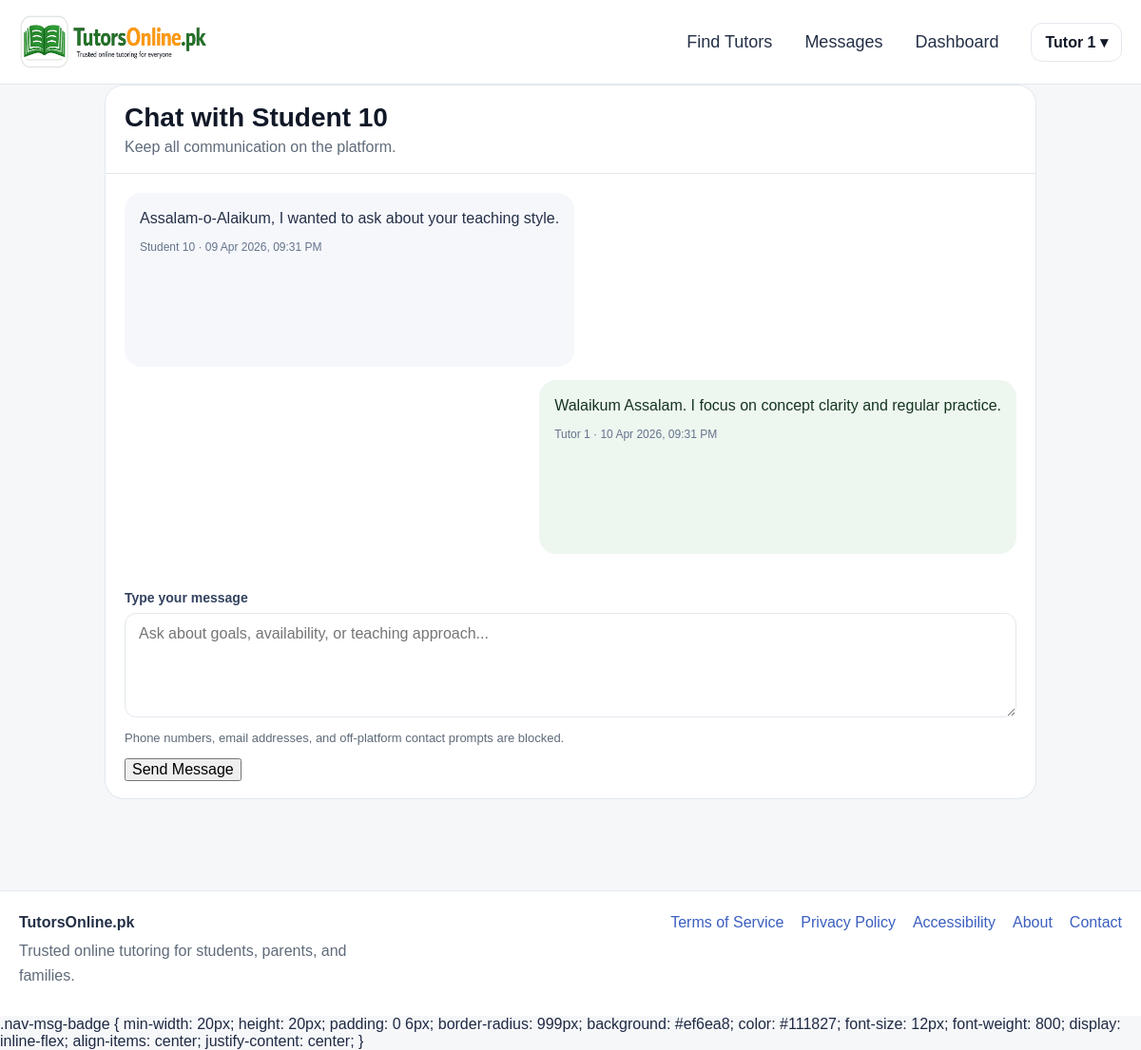
/messages/1 (signed in), run on the app's committed database.
### app.py (models this page shows, shortened)
class User(UserMixin, db.Model):
    id = db.Column(db.Integer, primary_key=True)
    email = db.Column(db.String(120), unique=True, nullable=False)
    password_hash = db.Column(db.String(255), nullable=False)
    role = db.Column(db.String(20), nullable=False, default="student")
    full_name = db.Column(db.String(120), nullable=False)
    public_name = db.Column(db.String(120), nullable=False)
    qualification = db.Column(db.String(120), default="")
    subjects = db.Column(db.String(255), default="")
    class_levels = db.Column(db.String(255), default="")
    experience_years = db.Column(db.Integer, default=0)
    bio = db.Column(db.Text, default="")
    degree_title = db.Column(db.String(255), default="")
    degree_major = db.Column(db.String(255), default="")
    degree_institution = db.Column(db.String(255), default="")
    degree_year = db.Column(db.String(50), default="")
    degree_grade = db.Column(db.String(50), default="")
    previous_path_choice = db.Column(db.String(50), default="")
    mphil_title = db.Column(db.String(255), default="")
    mphil_major = db.Column(db.String(255), default="")
    mphil_institution = db.Column(db.String(255), default="")
    mphil_year = db.Column(db.String(50), default="")
    mphil_grade = db.Column(db.String(50), default="")
    mphil_additional_note = db.Column(db.String(255), default="")
    masters_title = db.Column(db.String(255), default="")
    masters_major = db.Column(db.String(255), default="")
    masters_institution = db.Column(db.String(255), default="")
    masters_year = db.Column(db.String(50), default="")
    masters_grade = db.Column(db.String(50), default="")
    masters_additional_note = db.Column(db.String(255), default="")
    bachelor_title = db.Column(db.String(255), default="")
    bachelor_major = db.Column(db.String(255), default="")
    bachelor_institution = db.Column(db.String(255), default="")
    bachelor_year = db.Column(db.String(50), default="")
    bachelor_grade = db.Column(db.String(50), default="")
    bachelor_additional_note = db.Column(db.String(255), default="")
    inter_program = db.Column(db.String(100), default="")
    inter_institution = db.Column(db.String(255), default="")
    inter_grade = db.Column(db.String(50), default="")
    inter_year = db.Column(db.String(50), default="")
    matric_program = db.Column(db.String(100), default="")
    matric_institution = db.Column(db.String(255), default="")
    matric_grade = db.Column(db.String(50), default="")
    matric_year = db.Column(db.String(50), default="")
    gender = db.Column(db.String(50), default="")
    city = db.Column(db.String(120), default="")
    main_subject = db.Column(db.String(120), default="")
    additional_subjects = db.Column(db.String(255), default="")
    student_level = db.Column(db.String(120), default="")
    student_subject_needed = db.Column(db.String(120), default="")
    preferred_tutor_gender = db.Column(db.String(50), default="")
    learning_mode = db.Column(db.String(50), default="")
    teaching_mode = db.Column(db.String(50), default="")
    hourly_rate = db.Column(db.Integer, default=0)
    mobile_number = db.Column(db.String(40), default="")
    cnic_number = db.Column(db.String(40), default="")
    profile_image = db.Column(db.String(255), default="")
    degree_file = db.Column(db.String(255), default="")
    additional_qualification_level = db.Column(db.String(80), default="")
    additional_qualification_title = db.Column(db.String(255), default="")
    additional_qualification_major = db.Column(db.String(255), default="")
    additional_qualification_institution = db.Column(db.String(255), default="")
    additional_qualification_year = db.Column(db.String(50), default="")
    additional_qualification_grade = db.Column(db.String(50), default="")
    additional_qualification_file = db.Column(db.String(255), default="")
    demo_video_url = db.Column(db.String(255), default="")
    demo_video_file = db.Column(db.String(255), default="")
    modest_profile = db.Column(db.Boolean, default=False)
    audio_only = db.Column(db.Boolean, default=False)
    is_active_user = db.Column(db.Boolean, default=True)
    is_verified_tutor = db.Column(db.Boolean, default=False)
    profile_stage = db.Column(db.String(40), default="basic_complete")
    verification_submitted_at = db.Column(db.DateTime)
    approved_at = db.Column(db.DateTime)
    rejected_at = db.Column(db.DateTime)
    admin_review_note = db.Column(db.Text, default="")
    is_public_tutor = db.Column(db.Boolean, default=False)
    tutor_category = db.Column(db.String(80), default="")
    bonus_credits = db.Column(db.Integer, default=0)
    total_earnings_pkr = db.Column(db.Integer, default=0)
    monthly_earnings_pkr = db.Column(db.Integer, default=0)
    sessions_completed = db.Column(db.Integer, default=0)
    rating_avg = db.Column(db.Float, default=0.0)
    rating_count = db.Column(db.Integer, default=0)
    credits_balance = db.Column(db.Integer, default=0)
    pending_payout_pkr = db.Column(db.Integer, default=0)
    payout_method = db.Column(db.String(30), default="bank")
    payout_account_title = db.Column(db.String(120), default="")
    payout_account_number = db.Column(db.String(120), default="")
    payout_iban = db.Column(db.String(64), default="")
    created_at = db.Column(db.DateTime, default=datetime.utcnow)
    bookings_as_student = db.relationship(
        "Booking",
        backref="student",
        lazy=True,
        foreign_keys="Booking.student_id",
    )
    bookings_as_tutor = db.relationship(
        "Booking",
        backref="tutor",
        lazy=True,
        foreign_keys="Booking.tutor_id",
    )
    @property
    def is_active(self):
        return self.is_active_user

class Message(db.Model):
    id = db.Column(db.Integer, primary_key=True)
    conversation_id = db.Column(
        db.Integer,
        db.ForeignKey("conversation.id"),
        nullable=False
    )
    sender_id = db.Column(db.Integer, db.ForeignKey("user.id"), nullable=False)
    body = db.Column(db.Text, nullable=False)
    is_read = db.Column(db.Boolean, default=False)
    created_at = db.Column(db.DateTime, default=datetime.utcnow)
    conversation = db.relationship(
        "Conversation",
        backref=db.backref(
            "messages",
            lazy=True,
            order_by="Message.created_at.asc()"
        )
    )
    sender = db.relationship("User")

### app.py (the view, shortened to what this page needs)
@app.route("/messages/<int:conversation_id>", methods=["GET", "POST"])
@login_required
def message_thread(conversation_id):
    convo = Conversation.query.get_or_404(conversation_id)
    allowed = (
        current_user.id == convo.student_id or
        current_user.id == convo.tutor_id or
        current_user.role == "admin"
    )
    if not allowed:
        flash("You are not allowed to view this conversation.", "danger")
        return redirect(url_for("dashboard"))
    unread_messages = Message.query.filter(
        Message.conversation_id == convo.id,
        Message.sender_id != current_user.id,
        Message.is_read == False
    ).all()
    for msg in unread_messages:
        msg.is_read = True
    if unread_messages:
        db.session.commit()
    other_user = convo.tutor if current_user.id == convo.student_id else convo.student
    return render_template(
        "message_thread.html",
        conversation=convo,
        other_user=other_user,
        messages=convo.messages,
    )

### templates/message_thread.html (shortened to what this page needs)
{% extends 'base.html' %}
{% block content %}
<section class="thread-shell">
  <div class="thread-head">
    <div style="display:flex; justify-content:space-between; align-items:flex-start; gap:16px; flex-wrap:wrap;">
      <div>
        <h1>Chat with {{ other_user.public_name }}</h1>
        <p class="muted" style="margin:6px 0 0;">Keep all communication on the platform.</p>
      </div>
    </div>
  </div>
  <div class="thread-box">
    {% for msg in messages %}
      <div class="thread-msg {% if msg.sender_id == current_user.id %}mine{% else %}theirs{% endif %}">
        <div>{{ msg.body }}</div>
        <div class="thread-meta">
          {{ msg.sender.public_name }} · {{ msg.created_at.strftime('%d %b %Y, %I:%M %p') }}
        </div>
      </div>
    {% else %}
      <p class="muted">No messages yet. Start the conversation below.</p>
    {% endfor %}
  </div>
  <form method="post" class="thread-form">
    <label class="small-label">Type your message</label>
    <textarea name="body" placeholder="Ask about goals, availability, or teaching approach..." required></textarea>
    <div class="thread-note">
      Phone numbers, email addresses, and off-platform contact prompts are blocked.
    </div>
    <button class="btn btn-primary" type="submit" style="margin-top:14px;">Send Message</button>
  </form>
</section>
{% endblock %}

### templates/base.html (shortened to what this page needs)
<!doctype html>
<html lang="en">
<head>
  <link rel="stylesheet" href="{{ url_for('static', filename='css/styles.css') }}">
</head>
<body>
  <header class="site-header">
    <div class="container nav-wrap">
      <a href="{{ url_for('index') }}" class="brand">
        <img src="{{ url_for('static', filename='images/logo.png') }}" alt="TutorsOnline.pk" class="brand-logo">
      </a>
     <nav class="main-nav">
      <a href="{{ url_for('tutors') }}">Find Tutors</a>
      {% if current_user.is_authenticated %}
        <a href="{{ url_for('messages_inbox') }}" class="nav-messages-link">
          Messages
        </a>
        <a href="{{ url_for('dashboard') }}">Dashboard</a>
        <div class="nav-user-dropdown">
          <button type="button" class="nav-user-trigger">
            {{ current_user.public_name or 'Account' }} ▾
          </button>
        </div>
      {% else %}
        <a href="{{ url_for('contact') }}">Contact</a>
        <a href="{{ url_for('login') }}">Login</a>
        <a href="{{ url_for('register') }}" class="nav-join-btn">Join</a>
      {% endif %}
    </nav>
    </div>
  </header>
  <main class="site-main">
    <div class="container">
      {% block content %}{% endblock %}
    </div>
  </main>
  <footer class="site-footer">
    <div class="container footer-wrap">
      <div class="footer-brand">
        <strong>TutorsOnline.pk</strong>
        <p>Trusted online tutoring for students, parents, and families.</p>
      </div>
      <div class="footer-links">
        <a href="{{ url_for('terms') }}">Terms of Service</a>
        <a href="{{ url_for('privacy') }}">Privacy Policy</a>
        <a href="{{ url_for('accessibility') }}">Accessibility</a>
        <a href="{{ url_for('about') }}">About</a>
        <a href="{{ url_for('contact') }}">Contact</a>
      </div>
    </div>
  </footer>
.nav-msg-badge {
  min-width: 20px;
  height: 20px;
  padding: 0 6px;
  border-radius: 999px;
  background: #ef6ea8;
  color: #111827;
  font-size: 12px;
  font-weight: 800;
  display: inline-flex;
  align-items: center;
  justify-content: center;
}
</body>
</html>

### data on the page
User: public_name "Tutor 1"
User: public_name "Student 10"
Message: body "Assalam-o-Alaikum, I wanted to ask about your teaching style.", sender.public_name "Student 10", created_at "09 Apr 2026, 09:31 PM"
Message: body "Walaikum Assalam. I focus on concept clarity and regular practice.", sender.public_name "Tutor 1", created_at "10 Apr 2026, 09:31 PM"
